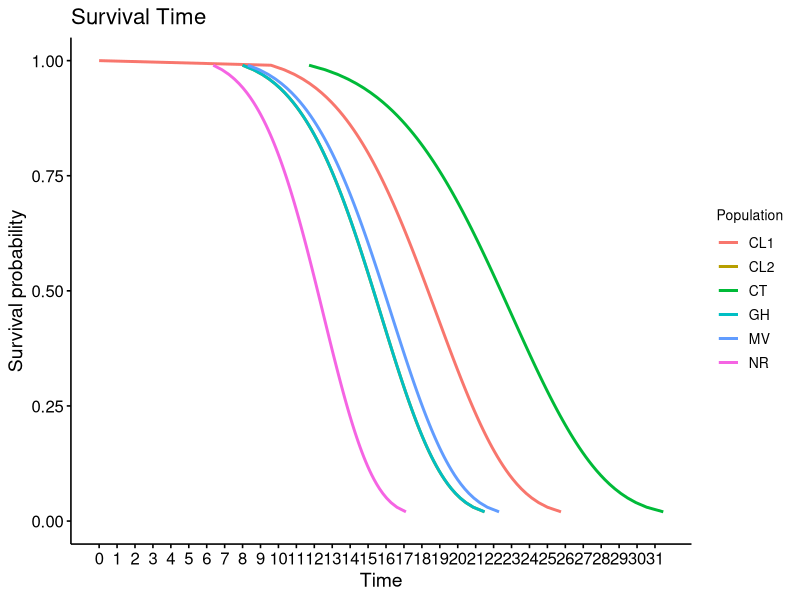
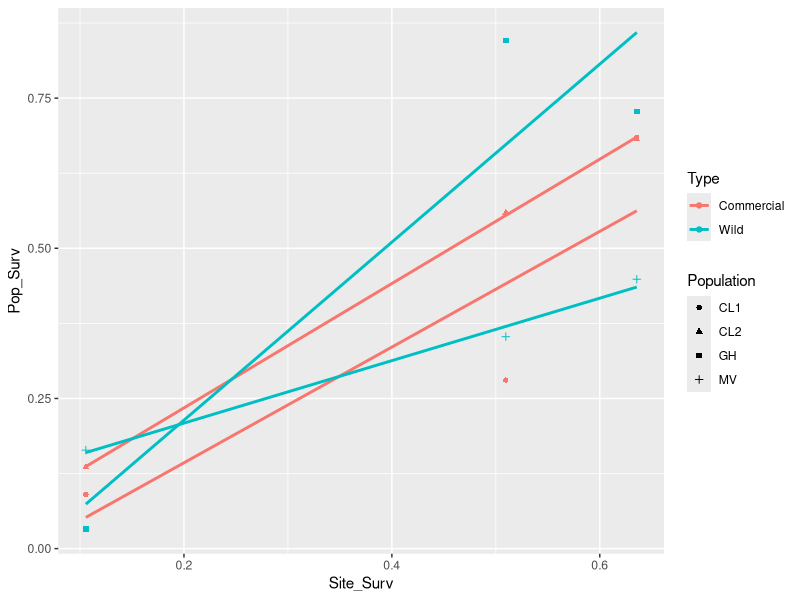

Here is the R script that generated these plots, in order: (Note: this script raises an error after producing the figures.)
## ---- chunk 1
library(tidyverse)
library(survival)
library(survminer)
## ---- chunk 2
WIC_Surv <- read.csv("WIC_Survival.csv")
NIN_Surv <- read.csv("NIN_Survival.csv")
Y1_Surv <- read.csv("RWU_Survival.csv") 
RWU_Surv <- Y1_Surv %>%
  filter(Population != "CT") %>%
  filter(Population != "NR")
All_Surv <- rbind(WIC_Surv, NIN_Surv, RWU_Surv)
Surv_2023 <- rbind(WIC_Surv, NIN_Surv)
## ---- chunk 3
SurvPop <- survreg(Surv(Age, Status) ~ Population, data = All_Surv, dist = "weibull")
summary(SurvPop)
SurvSite <- survreg(Surv(Age, Status) ~ Site, data = All_Surv, dist = "weibull")
summary(SurvSite)
SurvPopxSite <- survreg(Surv(Age, Status) ~ Population*Site, data = All_Surv, dist = "weibull")
summary(SurvPopxSite)
## ---- chunk 4
Surv2022 <- survreg(Surv(Age, Status) ~ Population, data = Y1_Surv, dist = "weibull")
summary(Surv2022)
Y1_data <- data.frame(Population = c("CL1","CL2","CT","GH","MV","NR"))
surv <- seq(.99, .01, by = -.01)
t1 <- predict(Surv2022, type = "quantile", p = 1 - surv, newdata = Y1_data)
Y1_wbmod <- cbind(Y1_data, t1) %>%
  pivot_longer(names_to = "surv_id", values_to = "time", cols = -c(1:2)) %>%
  mutate(
    surv_id = as.factor(as.numeric(surv_id))) %>%
  data.frame()
Y1_wbmod$surv = surv[as.numeric(Y1_wbmod$surv_id)]
Y1_wbmod$upper = NA
Y1_wbmod$lower = NA
Y1_wbmod$std.err = NA
Y1_wbmod$strata = NA
Y1_wbmod[, c("upper", "lower", "std.err", "strata")] <- NA
#Plotting probability of survival
ggsurvplot_df(Y1_wbmod, surv.geom = geom_line,
              color = "Population", legend.title = NULL, legend = c("right"), title = "Survival Time",
              break.time.by = 1)
## ---- chunk 5
SurvPopandSite2023 <- survreg(Surv(Age, Status) ~ Population+Site, data = Surv_2023, dist = "weibull")
SurvPopxSite2023 <- survreg(Surv(Age, Status) ~ Population*Site, data = Surv_2023, dist = "weibull")
NIN_survmod <- survreg(Surv(Age, Status) ~ Population, data = NIN_Surv, dist = "weibull")
WIC_survmod <- survreg(Surv(Age, Status) ~ Population, data = WIC_Surv, dist = "weibull")
summary(SurvPopxSite2023)
anova(SurvPopandSite2023, SurvPopxSite2023)
## ---- chunk 6
Site_Avg_Surv <- rbind(read.csv("RWU_Survival_Total.csv"), read.csv("WIC_Survival_Total.csv"), read.csv("NIN_Survival_Total.csv")) %>%
  group_by(Population, Site) %>%
  summarize(Pop_Surv = mean(Percent.Survival)) %>%
  group_by(Site) %>%
  mutate(Site_Surv = mean(Pop_Surv)) %>%
  mutate(Type = ifelse((Population == "GH" | Population =="MV"), "Wild", "Commercial"))
ggplot(Site_Avg_Surv, aes(x=Site_Surv, y=Pop_Surv, shape = Population, color = Type))+
  geom_point()+
  geom_smooth(method=lm, se = FALSE)
## ---- chunk 7
Year1_Surv_Plot <- ggplot(Year1_Survival, aes(x=Population, y=Percent.Survival*100, fill=Type))+
  geom_boxplot()+
  ylim(0,100)+
  ggtitle("Percent Survival (RWU)") +
  ylab("Percent Survival (%)")
## ---- chunk 8
WIC_Surv <- read.csv("WIC_Survival_Total.csv")
NIN_Surv <- read.csv("NIN_Survival_Total.csv")
NIN_Surv_Plot <- ggplot(NIN_Surv, aes(x=Population, y=Percent.Survival*100, fill=Type))+
  geom_boxplot()+
  ggtitle("Percent Survival (Ninigret)") +
  ylab("Percent Survival (%)")+
  ylim(0,100)
WIC_Surv_Plot <- ggplot(WIC_Surv, aes(x=Population, y=Percent.Survival*100, fill=Type))+
  geom_boxplot()+
  ggtitle("Percent Survival (Wickford)") +
  ylab("Percent Survival (%)")+
  ylim(0,100)
plot_grid(NIN_Surv_Plot, WIC_Surv_Plot, labels =c("A","B"), nrow = 1, ncol =2)
